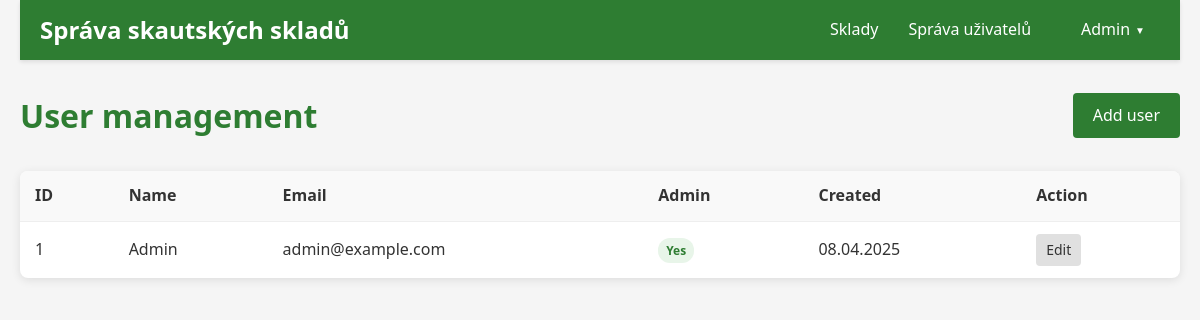
/admin/index.php (signed in), run on the app's committed database.
### tables this page shows
CREATE TABLE users (
    id INT AUTO_INCREMENT PRIMARY KEY,
    name VARCHAR(100) NOT NULL,
    email VARCHAR(100) NOT NULL UNIQUE,
    password VARCHAR(255) NOT NULL,
    is_admin TINYINT(1) DEFAULT 0,
    created_at TIMESTAMP DEFAULT CURRENT_TIMESTAMP
);

### admin/index.php (the view, shortened to what this page needs)
<?php
require_once '../config/database.php';
$stmt = $pdo->query("SELECT * FROM users ORDER BY name");
$users = $stmt->fetchAll();
?>
<!DOCTYPE html>
<html lang="cs">
<head>
    <link rel="stylesheet" href="../css/style.css">
    <link rel="stylesheet" href="admin.css">
</head>
<body>
    <div class="container">
        <?php include 'includes/header.php'; ?>
        <div class="content">
            <div class="page-header">
                <h1>User management</h1>
                <a href="add_user.php" class="btn btn-primary">Add user</a>
            </div>
            <div class="admin-table-container">
                <table class="admin-table">
                    <thead>
                        <tr>
                            <th>ID</th>
                            <th>Name</th>
                            <th>Email</th>
                            <th>Admin</th>
                            <th>Created</th>
                            <th>Action</th>
                        </tr>
                    </thead>
                    <tbody>
                        <?php foreach($users as $user): ?>
                            <tr>
                                <td><?php echo $user['id']; ?></td>
                                <td><?php echo htmlspecialchars($user['name']); ?></td>
                                <td><?php echo htmlspecialchars($user['email']); ?></td>
                                <td>
                                    <?php if($user['is_admin']): ?>
                                        <span class="badge badge-success">Yes</span>
                                    <?php else: ?>
                                        <span class="badge badge-secondary">No</span>
                                    <?php endif; ?>
                                </td>
                                <td><?php echo date('d.m.Y', strtotime($user['created_at'])); ?></td>
                                <td>
                                    <a href="edit_user.php?id=<?php echo $user['id']; ?>" class="btn btn-small btn-secondary">Edit</a>
                                </td>
                            </tr>
                        <?php endforeach; ?>
                    </tbody>
                </table>
            </div>
        </div>
    </div>
</body>
</html>

### css/style.css (style rules this page uses)
* { margin: 0; padding: 0; box-sizing: border-box; }
body { font-family: 'Segoe UI', Tahoma, Geneva, Verdana, sans-serif; line-height: 1.6; color: #333; background-color: #f5f5f5; }
.container { max-width: 1200px; margin: 0 auto; padding: 0 20px; }
a { color: #2e7d32; text-decoration: none; }
.content { padding: 30px 0; }
.page-header { display: flex; justify-content: space-between; align-items: center; margin-bottom: 30px; }
.page-header h1 { font-size: 2rem; color: #2e7d32; }
.btn { display: inline-block; padding: 10px 20px; border: none; border-radius: 4px; font-size: 1rem; cursor: pointer; text-decoration: none; text-align: center; transition: background-color 0.3s; }
.btn-primary { background-color: #2e7d32; color: white; }
.btn-secondary { background-color: #e0e0e0; color: #333; }
.btn-small { padding: 5px 10px; font-size: 0.875rem; }
.admin-table-container { background-color: white; border-radius: 8px; box-shadow: 0 2px 10px rgba(0, 0, 0, 0.1); overflow: hidden; }
.admin-table { width: 100%; border-collapse: collapse; }
.admin-table th, .admin-table td { padding: 12px 15px; text-align: left; border-bottom: 1px solid #eee; }
.admin-table th { background-color: #f9f9f9; font-weight: 600; }
.admin-table tr:last-child td { border-bottom: none; }
.badge { display: inline-block; padding: 3px 8px; border-radius: 12px; font-size: 0.75rem; font-weight: 600; }
.badge-success { background-color: #e8f5e9; color: #2e7d32; }

### admin/admin.css (style rules this page uses)
.admin-table-container { background-color: white; border-radius: 8px; box-shadow: 0 2px 10px rgba(0, 0, 0, 0.1); overflow: hidden; }
.admin-table { width: 100%; border-collapse: collapse; }
.admin-table th, .admin-table td { padding: 12px 15px; text-align: left; border-bottom: 1px solid #eee; }
.admin-table th { background-color: #f9f9f9; font-weight: 600; }
.admin-table tr:last-child td { border-bottom: none; }
.badge { display: inline-block; padding: 3px 8px; border-radius: 12px; font-size: 0.75rem; font-weight: 600; }
.badge-success { background-color: #e8f5e9; color: #2e7d32; }

### data on the page
users: id "1", name "Admin", email "admin@example.com", is_admin "Yes", created_at "08.04.2025"

### other printed values
$_SESSION['user_name'] "Admin"
